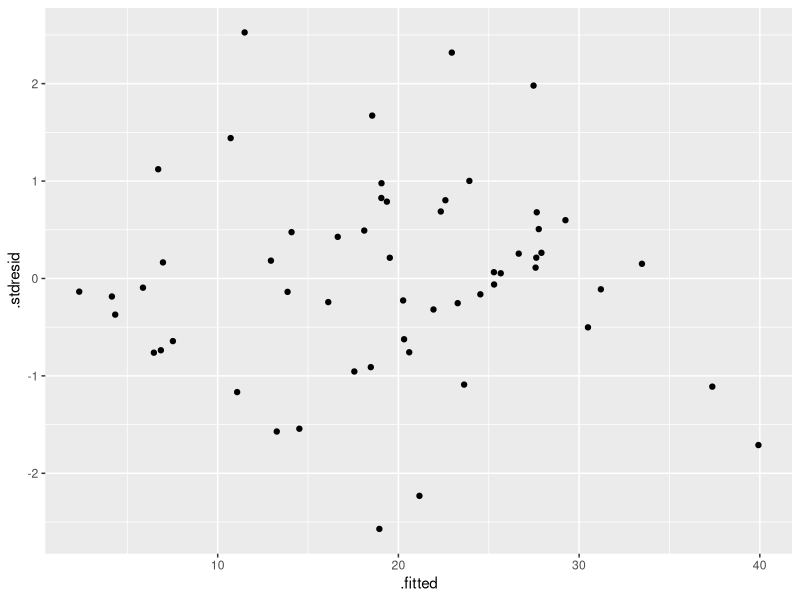
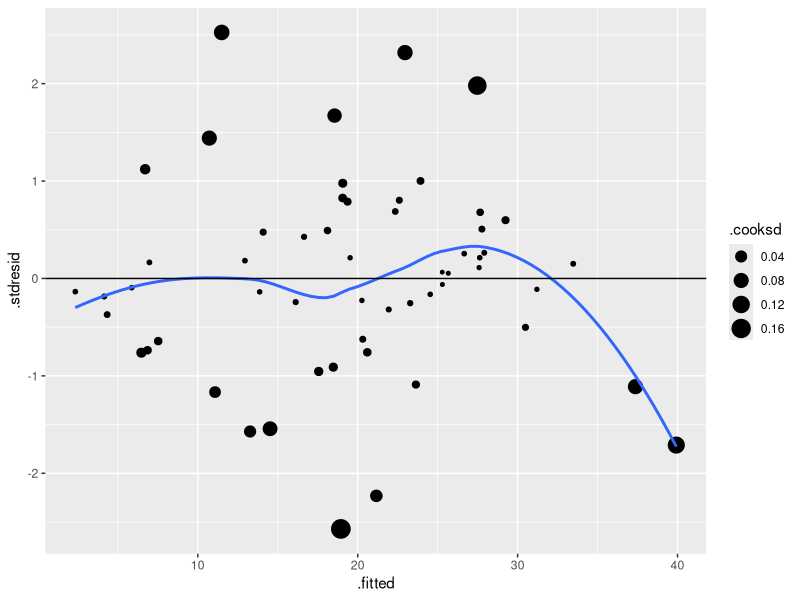
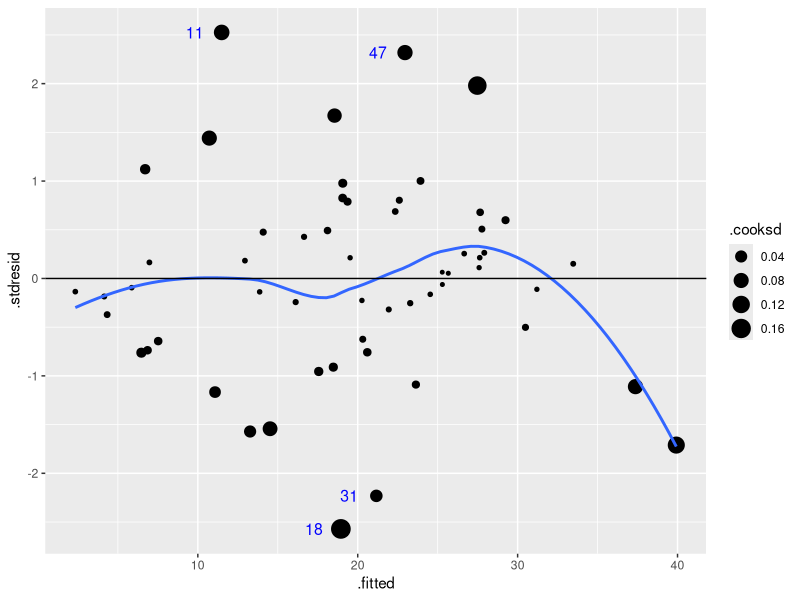
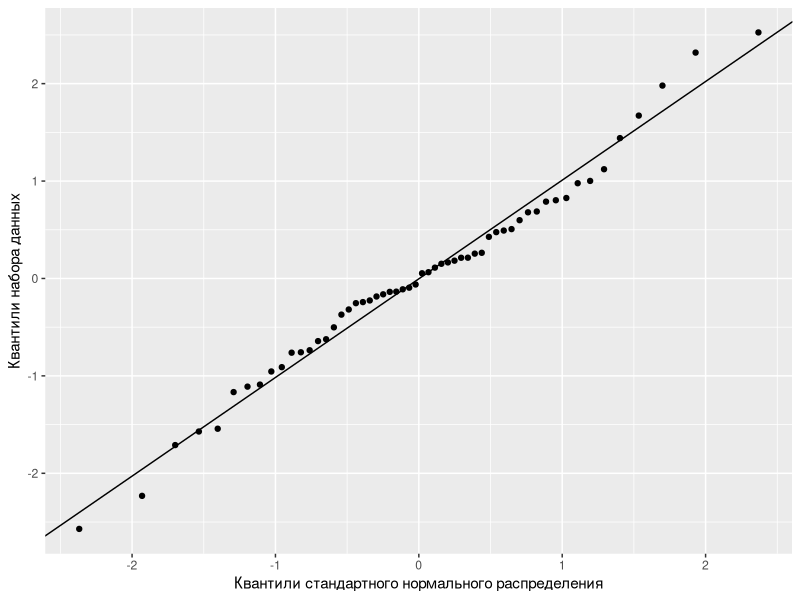

Source code (R) for these figures, in order:
# ---
# title: "Регрессионный анализ, часть 2"
# subtitle: Математические методы в зоологии - на R
# date: "осень 2014"
# author: "Марина Варфоломеева"
# institution: СПбГУ
# ---

install.packages("car")
# ### Вы сможете
# - Подобрать модель множественной линейной регрессии, проверить ее валидность и интерпретировать коэффициенты при разных предикторах.
# - Проверить условия применимости линейной регрессии при помощи анализа остатков

# Множественная линейная регрессия
## Пример: птицы Австралии

# установите рабочую директорию
# birds <- read.delim(file = "loyn.csv") # из .csv
library(readxl)
birds <- read_excel("loyn.xls", sheet = 1)
str(birds)

## Задача: запишите формулу модели регрессии
# Как зависит обилие птиц от характеристик леса? Запишите в обозначениях R модель множественной линейной регрессии
# Yi = b0 + b1 x1i + b2 x2i + b3 x3i + b4 x4i
# Используйте названия переменных вместо x1i - x4i
# - `abund` - Обилие птиц
# - `l10area` - Площадь леса, га
# - `l10dist` - Расстояние до ближайшего леса, км (логарифм)
# - `l10ldist` - Расстояние до ближайшего леса большего размера,
# км (логарифм)
# - `yr.isol` - Продолжительности изоляции, лет
## Подбираем параметры модели и проверяем валидность с помощью t-критерия

bird_lm <- lm(abund ~ l10area + l10dist + yr.isol, data = birds)
summary(bird_lm)

## Задача: Запишите уравнение множественной линейной регрессии
# В качестве подсказки:
# coef(bird_lm)
# bird_lm$call



## Интерпретация коэффициентов регрессии
### Обычные коэффициенты
coef(bird_lm)
### Бета-коэффициенты
scaled_bird_lm <- lm(abund ~ scale(l10area) + scale(l10dist) + scale(yr.isol), data = birds)
coef(scaled_bird_lm)

## Задача: Сравните влияние разных факторов
# Определите по значениям beta-коэффициентов, какие факторы сильнее всего влияют на обилие птиц
summary(scaled_bird_lm)

## Оценка качества подгонки модели
### Скорректированный $R^2$
smr <- summary(bird_lm)
smr$adj.r.squared

# Проверка условий применимости линейной регрессии
# - Величина остатков, влиятельность наблюдений, тренды - на графике остатков от предсказанных значений
# - Форма распределения остатков - нормальновероятностный график
# - Колинеарность предикторов - толерантность и показатель инфляции для дисперсии

## Для анализа остатков выделим нужные данные в новый датафрейм
library(ggplot2) # там есть функция fortify()
bird_diag <- fortify(bird_lm)
head(bird_diag, 2)
# - `.cooksd` - расстояние Кука
# - `.fitted` - предсказанные значения
# - `.resid` - остатки
# - `.stdresid` - стандартизованные остатки

## График стандартизованных остатков от предсказанных значений
## Задача: Постройте график зависимости стандартизованных остатков от предсказанных значений
# Используйте данные из `bird_diag`

gg_resid <- ggplot(data = bird_diag, aes(y = .stdresid, x = .fitted))

gg_resid + geom_point()


# График станет информативнее, если кое-что добавить

  gg_resid <- gg_resid + geom_point(aes(size = .cooksd)) +          # расстояние Кука
  geom_smooth(method="loess", se = FALSE) +  # линия тренда
  geom_hline(yintercept = 0)                 # горизонтальная линия y = 0
gg_resid


## Можно подписать остатки больше двух стандартных отклонений на предыдущем графике

# Создаем логический вектор, где TRUE, если стандартизованный остаток больше 2
f_outlier <- abs(bird_diag$.stdresid) > 2
# Создаем будущие ярлыки
labs <- ifelse(test = f_outlier,
               yes = row(bird_diag), # Если test == TRUE
               no = "") # Если test == FALSE

gg_resid_lab <- gg_resid +
  geom_text(aes(label = labs), hjust=2, colour = "blue", size = 4)
gg_resid_lab

# Какие выводы можно сделать по графику остатков?


## Нормальновероятностный график стандартизованных остатков
mean_val <- mean(bird_diag$.stdresid)
sd_val <- sd(bird_diag$.stdresid)
ggplot(bird_diag, aes(sample = .stdresid)) + geom_point(stat = "qq") +
geom_abline(intercept = mean_val, slope = sd_val) + # точки должны быть здесь
  labs(x = "Квантили стандартного нормального распределения", y = "Квантили набора данных")
# Какие выводы можно сделать по нормальновероятностному графику?

## Проверим, есть ли в этих данных колинеарность предикторов
library(car)
vif(bird_lm) # variance inflation factors
sqrt(vif(bird_lm)) > 2 # есть ли проблемы?
1/vif(bird_lm) # tolerance
